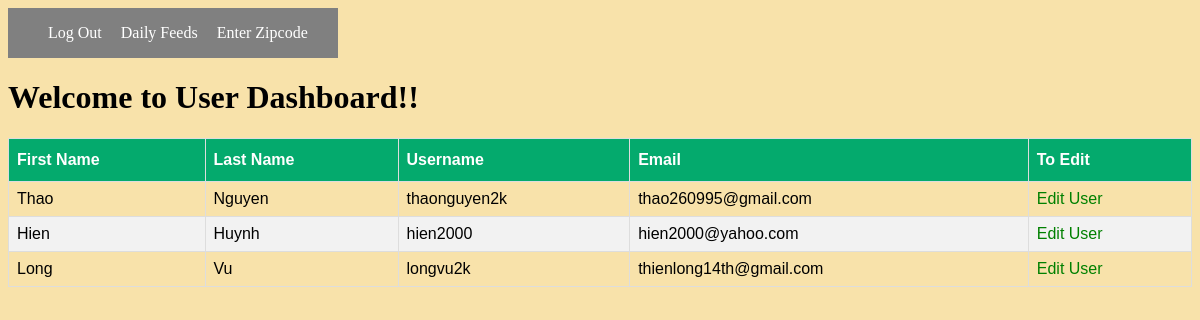
/users/ (signed in), run on the app's committed database.
### rateApp/models.py (models this page shows, shortened)
class User(models.Model):
    firstName = models.CharField(max_length=45)
    lastName = models.CharField(max_length=45)
    email = models.EmailField(unique=True)
    username = models.CharField(max_length=45)
    password = models.CharField(max_length=45)
    created_at = models.DateTimeField(auto_now_add=True)
    updated_at = models.DateTimeField(auto_now=True)
    objects = UserManager()

### rateApp/views.py (the view)
# urls.py: path('users/', views.users),
def users(request):
    if 'user_id' not in request.session:
        return redirect('/login/')
    users = User.objects.all()
    context = {
        'users': users,
    }
    return render(request, 'users.html', context)

### rateApp/templates/users.html (shortened to what this page needs)
<!DOCTYPE html>
<html lang="en">
<head>
    {% load static %}
    <link rel='stylesheet' href="{% static 'css/styles.css' %}">
</head>
<body>
    <header>
        <nav class="navbar">
            <ul>
                <li><a href="/logout">Log Out</a></li>
                <li><a href="/success/">Daily Feeds</a></li>
                <li><a href="/zipcode/">Enter Zipcode</a></li>
            </ul>
        </nav>
    </header>
    <h1>Welcome to User Dashboard!!</h1>
    <div class="container">
        <table id="customers" class="office">
            <thead>
                <tr>
                    <th>First Name</th>
                    <th>Last Name</th>
                    <th>Username</th>
                    <th>Email</th>
                    <th>To Edit</th>
                </tr>
            </thead>
            <tbody>
                {% for user in users %}
                <tr>
                    <td>{{user.firstName}}</td>
                    <td>{{user.lastName}}</td>
                    <td>{{user.username}}</td>
                    <td>{{user.email}}</td>
                    <td><a href='/editUser/{{user.id}}' class="green">Edit User</a></td>
                </tr>
                {% endfor %}
            </tbody>
        </table>
    </div>
</body>
</html>

### rateApp/static/css/styles.css (style rules this page uses)
body { background-color: rgb(248, 226, 170); display: flex; flex-direction: column; }
.navbar { background-color: gray; color: white; float: left; }
.container { display: flex; flex-direction: row; justify-content: center; align-items: center; width: 100%; }
li { display: inline; margin-right: 15px; }
a { text-decoration: none; color: white; }
#customers { font-family: Arial, Helvetica, sans-serif; border-collapse: collapse; width: 100%; }
#customers td, #customers th { border: 1px solid #ddd; padding: 8px; }
#customers tr:nth-child(even) { background-color: #f2f2f2; }
#customers th { padding-top: 12px; padding-bottom: 12px; text-align: left; background-color: #04AA6D; color: white; }
.green { color: green; }

### data on the page
User: firstName "Thao", lastName "Nguyen", username "thaonguyen2k", email "thao260995@gmail.com"
User: firstName "Hien", lastName "Huynh", username "hien2000", email "hien2000@yahoo.com"
User: firstName "Long", lastName "Vu", username "longvu2k", email "thienlong14th@gmail.com"
